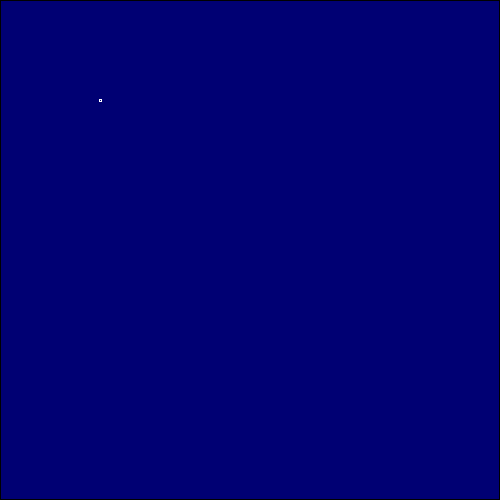
Frame 1 (no input)
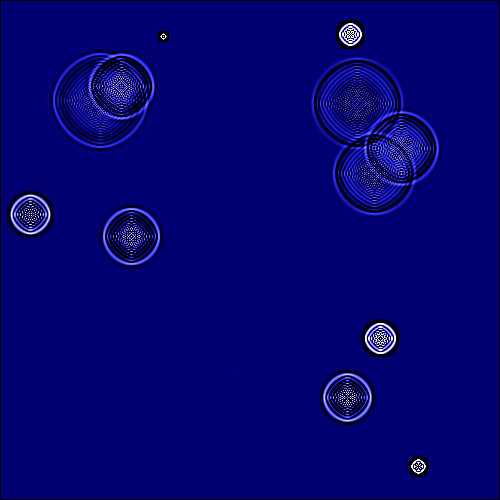
Frame 60 (no input)
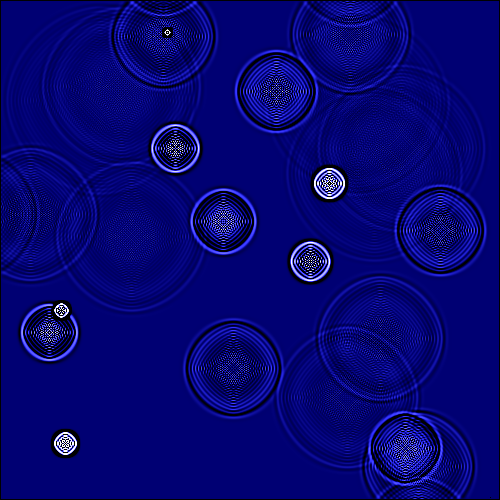
Frame 120 (the mouse pressed at the canvas centre since frame 60)

The p5.js sketch that drew these frames (run headless with seeded random() and noise() and a simulated clock; from frame 60 on, the mouse is pressed at the canvas centre):

// p5.js sketch
// ── sketch.js
let dampening = 0.95;
let previous=[], current=[],cols,rows;

function setup() {
    // put setup code here
    let canvas = createCanvas(500, 500);

    pixelDensity(1);
    cols = width;
    rows = height;
    for (let i = 0; i < cols; i++) {
        current[i] = [];
        previous[i] = [];
        for (let j = 0; j < rows; j++) {
            current[i][j] = 0;
            previous[i][j] = 0;
        }
    }
    previous[100][100] = 255


}

function update() {
    if(frameCount%5===0){
        current[int(random(0,cols))][int(random(0,rows))]=255;
    }


}

function draw() {
    update();
    background(0);
    loadPixels();
    for (let i = 1; i < cols - 1; i++) {
        for (let j = 1; j < rows - 1; j++) {
            current[i][j] =
                (previous[i - 1][j] + previous[i + 1][j] +
                    previous[i][j - 1] + previous[i][j + 1] +
                    previous[i - 1][j - 1] + previous[i - 1][j + 1] +
                    previous[i + 1][j - 1] + previous[i + 1][j + 1]
                ) / 4 - current[i][j];
            current[i][j] = current[i][j] * dampening;
            let index = (i + j * cols) * 4;
            pixels[index] = current[i][j] * 50;
            pixels[index + 1] = current[i][j] * 50;
            pixels[index + 2] = current[i][j] * 145+115;
            pixels[index + 3] = 255
        }
    }
    updatePixels();

    //swap buffers
    let temp = previous;
    previous = current;
    current = temp

}
/*
function windowResized() {
    resizeCanvas(windowWidth, windowHeight);
    cols = width;
    rows = height;
    for (let i = 0; i < cols; i++) {
        current[i] = [];
        previous[i] = [];
        for (let j = 0; j < rows; j++) {
            current[i][j] = 0;
            previous[i][j] = 0;
        }
    }
    previous[100][100] = 255

}*/

function mouseDragged() {
    if(mouseX<cols&&mouseY<rows)
    current[mouseX][mouseY] = 255;

}
